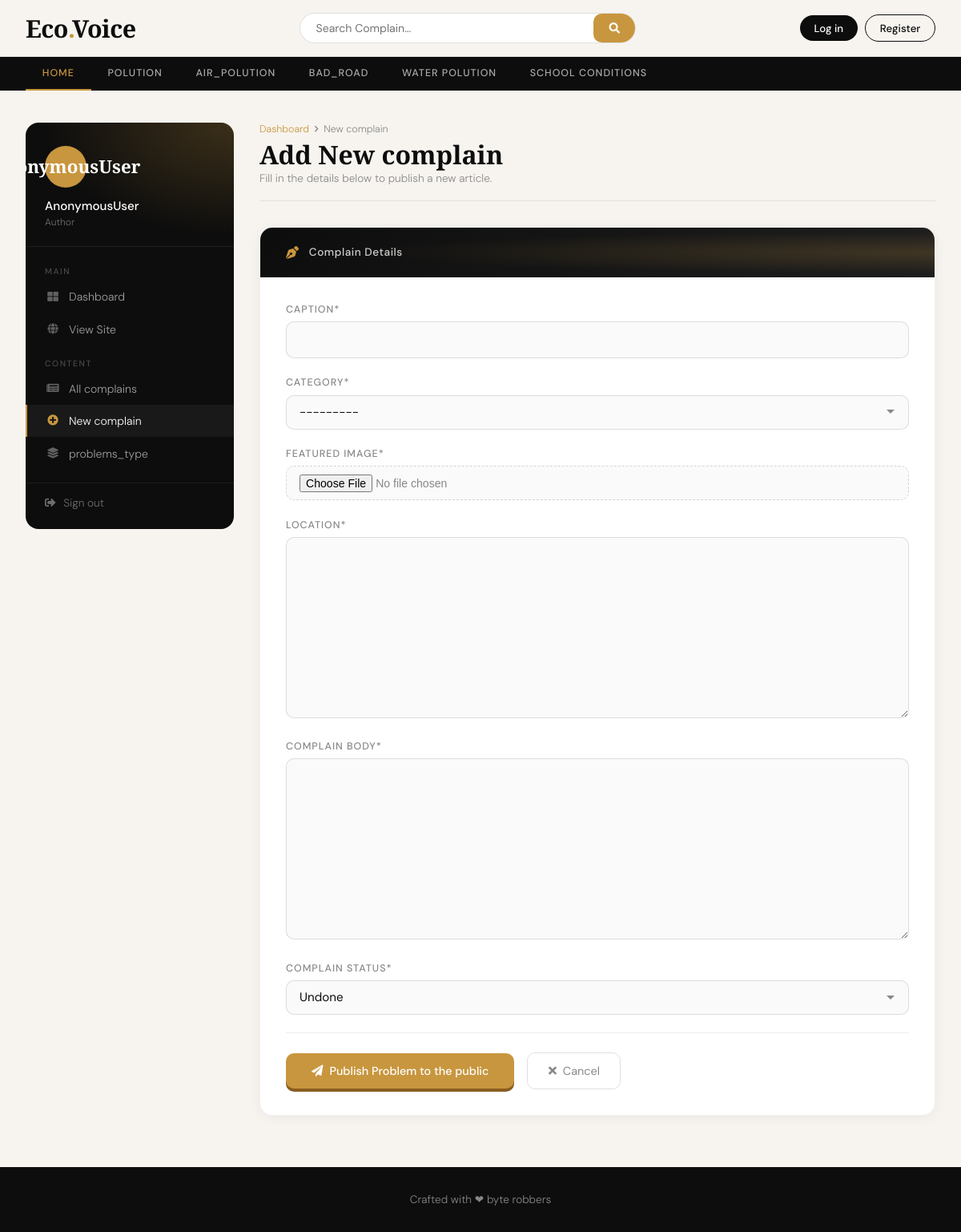
/dashboard/posts/add/, run on the app's committed database.
### complains/models.py (models this page shows)
class Category(models.Model):
    Category_name = models.CharField(max_length=50 , unique=True)
    created_at = models.DateTimeField(auto_now_add=True)
    updated_at = models.DateTimeField(auto_now=True)
    class Meta:
        verbose_name_plural = 'categories'
    def __str__(self):
        return self.Category_name

### dashboards/views.py (the view)
# urls.py: path('posts/add/', views.add_post, name='add_post'),
def add_post(request):
    if request.method == 'POST':
        form = BlogPostForm(request.POST, request.FILES)
        if form.is_valid():
            post = form.save(commit=False)
            post.author = request.user
            post.slug = slugify(post.title)
            post.save()
            post.slug = slugify(post.title) + '-' + str(post.id)
            post.save()
            return redirect('posts')
        else:
            print(form.errors)
    else:
        form = BlogPostForm()
    context = {'form': form}
    return render(request, 'dashboard/add_post.html', context)

### dashboards/forms.py
class BlogPostForm(forms.ModelForm):
    class Meta:
        model = Complain
        fields = ('title', 'category', 'featured_image', 'short_description', 'complain_body', 'complain_status')
        labels={
            'title': 'caption',
            'short_description':'Location'
        }

### complains/context_processors.py (called while the page is built)
def get_categories(request):
    categories = Category.objects.all()
    return dict(categories=categories)

### templates/dashboard/add_post.html (shortened to what this page needs)
{% extends 'base.html' %}
{% load static %}
{% load crispy_forms_tags %}
{% block content %}
<div class="dash-wrap">
    <aside class="dash-sidebar">
        <div class="sidebar-user">
            <div class="user-avatar-lg">{{ user }}</div>
            <div class="sidebar-user-name">{{ user }}</div>
            <div class="sidebar-user-role">Author</div>
        </div>
        <nav class="sidebar-nav">
            <div class="sidebar-nav-label">Main</div>
            <a href="{% url 'dashboard' %}">
                <i class="fas fa-th-large"></i> Dashboard
            </a>
            <a href="{% url 'home' %}">
                <i class="fas fa-globe"></i> View Site
            </a>
            <div class="sidebar-nav-label" style="margin-top:0.5rem;">Content</div>
            <a href="{% url 'posts' %}">
                <i class="fas fa-newspaper"></i> All complains
            </a>
            <a href="{% url 'add_post' %}" class="active">
                <i class="fas fa-plus-circle"></i> New complain
            </a>
            <a href="{% url 'categories' %}">
                <i class="fas fa-layer-group"></i> problems_type
            </a>
        </nav>
        <div class="sidebar-bottom">
            <a href="{% url 'logout' %}">
                <i class="fas fa-sign-out-alt"></i> Sign out
            </a>
        </div>
    </aside>
    <div class="dash-main">
        <div class="page-header">
            <div class="page-header-left">
                <div class="breadcrumb-trail" style="margin-bottom:0.5rem;">
                    <a href="{% url 'dashboard' %}">Dashboard</a>
                    <i class="fas fa-chevron-right"></i>
                    <span>New complain</span>
                </div>
                <h1>Add New complain</h1>
                <p>Fill in the details below to publish a new article.</p>
            </div>
        </div>
        <div class="form-card">
            <div class="form-card-header">
                <i class="fas fa-pen-nib"></i>
                <span>Complain Details</span>
            </div>
            <div class="form-card-body">
                <form action="{% url 'add_post' %}" method="POST" enctype="multipart/form-data">
                    {{ form|crispy }}
                    <div class="form-actions">
                        <button type="submit" class="btn-submit">
                            <i class="fas fa-paper-plane"></i> Publish Problem to the public
                        </button>
                        <a href="{% url 'dashboard' %}" class="btn-cancel">
                            <i class="fas fa-times"></i> Cancel
                        </a>
                    </div>
                </form>
            </div>
        </div>
    </div>
</div>
{% endblock %}

### templates/base.html (shortened to what this page needs)
{% load static %}
<!DOCTYPE html>
<html lang="en">
<head>
    <link rel="stylesheet" href="https://cdnjs.cloudflare.com/ajax/libs/font-awesome/5.15.4/css/all.min.css">
    <link href="{% static 'css/blog.css' %}" rel="stylesheet">
</head>
<body>
    <header class="site-header">
        <div class="header-inner">
            <a class="site-logo" href="/">Eco<span>.</span>Voice</a>
            <div class="search-wrap">
                <form action="{% url 'search' %}" method="GET">
                    <input name="keyword" value="{{keyword}}" type="text" placeholder="Search Complain…" />
                    <button type="submit"><i class="fas fa-search"></i></button>
                </form>
            </div>
            <div class="header-auth">
                {% if not user.is_authenticated %}
                    <a class="btn-auth login" href="{% url 'login' %}">Log in</a>
                    <a class="btn-auth register" href="{% url 'register' %}">Register</a>
                {% else %}
                    <a class="btn-auth dash" href="{% url 'dashboard' %}"><i class="fas fa-th-large"></i> complain-Dashboard</a>
                    <a class="btn-auth out" href="{% url 'logout' %}">Log out</a>
                {% endif %}
            </div>
        </div>
    </header>
    <nav class="cat-nav">
        <div class="cat-nav-inner">
            <a href="{% url 'home' %}">Home</a>
            {% for cat in categories %}
            <a href="{% url 'complains:posts_by_category' cat.id %}">{{ cat.Category_name }}</a>
            {% endfor %}
        </div>
    </nav>
    <main class="site-main">
        {% block content %}
        {% endblock %}
    </main>
    <footer class="site-footer">
        <p>Crafted with &#10084 byte robbers </p>
    </footer>
</body>
</html>

### hackathon_main/static/css/blog.css (style rules this page uses)
h1, h2, h3, h4, h5, h6 { font-family: "Playfair Display", Georgia, "Times New Roman", serif; }
button { --button_radius: 0.75em; --button_color: #e8e8e8; --button_outline_color: #000000; font-size: 17px; font-weight: bold; border: none; cursor: pointer; border-radius: var(--button_radius); background: var(--button_outline_color); }

### templates/base.html (style rules this page uses)
:root { --ink: #0d0d0d; --paper: #f7f4ef; --accent: #c8963e; --accent2: #2d5a6e; --muted: #888; --card-radius: 12px; }
* { margin: 0; padding: 0; box-sizing: border-box; }
body { background: var(--paper); color: var(--ink); font-family: 'DM Sans', sans-serif; font-weight: 300; min-height: 100vh; }
.site-header { position: sticky; top: 0; z-index: 100; background: rgba(247,244,239,0.92); backdrop-filter: blur(12px); -webkit-backdrop-filter: blur(12px); border-bottom: 1px solid rgba(0,0,0,0.08); }
.header-inner { max-width: 1280px; margin: 0 auto; padding: 0 2rem; height: 70px; display: flex; align-items: center; gap: 2rem; }
.site-logo { font-family: 'Cormorant Garamond', serif; font-size: 1.9rem; font-weight: 700; color: var(--ink); text-decoration: none; letter-spacing: -0.5px; white-space: nowrap; flex-shrink: 0; }
.site-logo span { color: var(--accent); }
.search-wrap { flex: 1; max-width: 420px; margin: 0 auto; }
.search-wrap form { display: flex; background: #fff; border: 1.5px solid rgba(0,0,0,0.12); border-radius: 50px; overflow: hidden; transition: border-color 0.2s; }
.search-wrap input { flex: 1; border: none; outline: none; padding: 0.55rem 1.2rem; background: transparent; font-family: 'DM Sans', sans-serif; font-size: 0.88rem; color: var(--ink); }
.search-wrap button { border: none; background: var(--accent); color: #fff; padding: 0 1.2rem; cursor: pointer; font-size: 0.85rem; font-family: 'DM Sans', sans-serif; transition: background 0.2s; }
.header-auth { display: flex; gap: 0.6rem; align-items: center; flex-shrink: 0; }
.btn-auth { display: inline-block; padding: 0.45rem 1.1rem; border-radius: 50px; font-family: 'DM Sans', sans-serif; font-size: 0.83rem; font-weight: 500; text-decoration: none; transition: all 0.2s; }
.btn-auth.login { background: var(--ink); color: #fff; }
.btn-auth.register { border: 1.5px solid var(--ink); color: var(--ink); }
.cat-nav { background: var(--ink); overflow-x: auto; scrollbar-width: none; }
.cat-nav-inner { max-width: 1280px; margin: 0 auto; padding: 0 2rem; display: flex; gap: 0; }
.cat-nav a { display: inline-block; padding: 0.75rem 1.3rem; color: rgba(255,255,255,0.65); text-decoration: none; font-size: 0.78rem; font-weight: 500; letter-spacing: 0.08em; text-transform: uppercase; white-space: nowrap; transition: all 0.2s; border-bottom: 2px solid transparent; }
.cat-nav a:first-child { color: var(--accent); border-bottom-color: var(--accent); }
.site-main { max-width: 1280px; margin: 0 auto; padding: 2.5rem 2rem 4rem; }
.site-footer { background: var(--ink); color: rgba(255,255,255,0.5); text-align: center; padding: 2rem; font-size: 0.85rem; }

### data on the page
Category: Category_name "POLUTION"
Category: Category_name "AIR_POLUTION"
Category: Category_name "BAD_ROAD"
Category: Category_name "WATER POLUTION"
Category: Category_name "SCHOOL CONDITIONS"

### other printed values
{{ user }} "AnonymousUser"
